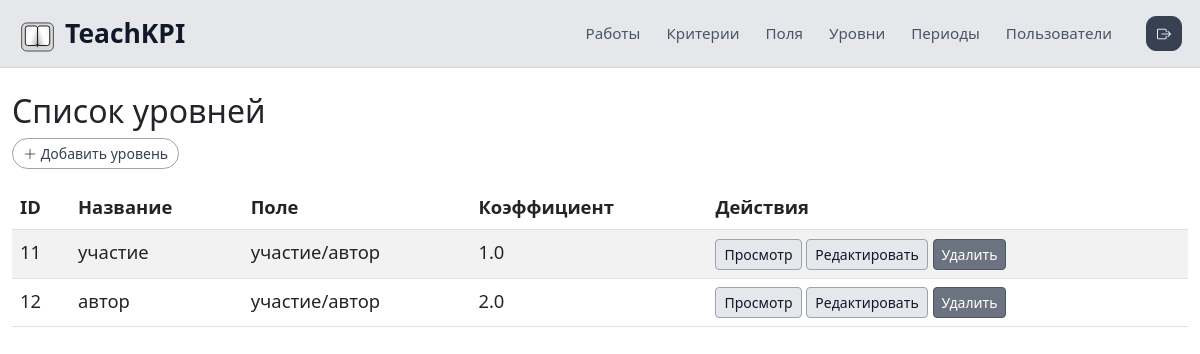
Page /dashboard/levels/ (signed in) on the committed database.
### main/models.py (models this page shows, shortened)
class Level(models.Model):
    id = models.AutoField(primary_key=True, db_column='ID')
    caption = models.CharField(max_length=255, db_column='Caption')
    field = models.ForeignKey(
        Field,
        on_delete=models.CASCADE,
        db_column='FieldsID',
        related_name='levels'
    )
    ratio = models.FloatField(db_column='Ratio')
    class Meta:
        db_table = 'Levels'

class Field(models.Model):
    class TypeChoices(models.TextChoices):
        TEXT = 'text', 'текст'
        CHOOSER = 'chooser', 'выбиралка'
        PHOTO = 'photo', 'фото'
    id = models.AutoField(primary_key=True, db_column='ID')
    caption = models.CharField(max_length=255, db_column='Caption')
    criterion = models.ForeignKey(
        Criterion,
        on_delete=models.CASCADE,
        db_column='criterionsID',
        related_name='fields'
    )
    type = models.CharField(
        max_length=20,
        choices=TypeChoices.choices,
        default=TypeChoices.TEXT,
        db_column='Type'
    )
    class Meta:
        db_table = 'Fields'

### main/views.py (the view)
# urls.py: path('levels/', views.LevelListView.as_view(), name='level_list'),
class LevelListView(AdminRequiredMixin, ListView):
    model = Level
    template_name = 'main/level/level_list.html'
    context_object_name = 'levels'

### main/views.py (called while the page is built)
def is_admin(user):
    return user.is_authenticated and user.role == 'admin'

    @method_decorator(user_passes_test(is_admin))
    def dispatch(self, *args, **kwargs):
        return super().dispatch(*args, **kwargs)

### main/templates/main/level/level_list.html
{% extends 'main/base_dashboard.html' %}
{% block content %}
<h2>Список уровней</h2>
<a href="{% url 'level_create' %}" class="btn btn-sm btn-icon-outline mb-3">
    <i class="bi bi-plus-lg"></i> Добавить уровень
</a>
<table class="table table-striped">
    <thead>
        <tr>
            <th>ID</th>
            <th>Название</th>
            <th>Поле</th>
            <th>Коэффициент</th>
            <th>Действия</th>
        </tr>
    </thead>
    <tbody>
        {% for level in levels %}
        <tr>
            <td>{{ level.id }}</td>
            <td>{{ level.caption }}</td>
            <td>{{ level.field.caption }}</td>
            <td>{{ level.ratio }}</td>
            <td>
                <a href="{% url 'level_detail' level.pk %}" class="btn btn-sm btn-info">Просмотр</a>
                <a href="{% url 'level_update' level.pk %}" class="btn btn-sm btn-warning">Редактировать</a>
                <a href="{% url 'level_delete' level.pk %}" class="btn btn-sm btn-danger">Удалить</a>
            </td>
        </tr>
        {% empty %}
        <tr>
            <td colspan="5">Нет уровней</td>
        </tr>
        {% endfor %}
    </tbody>
</table>
{% endblock %}

### main/templates/main/base_dashboard.html (style rules this page uses)
body { font-size: 1.15rem; }
.admin-main .btn-icon-outline { border-radius: 999px; padding-inline: 10px; border-color: #9ca3af; color: #374151; background-color: transparent; }
.admin-main .btn-primary, .admin-main .btn-success, .admin-main .btn-info, .admin-main .btn-warning { background-color: #e5e7eb; border-color: #9ca3af; color: #111827; }
.admin-main .btn-danger { background-color: #6b7280; border-color: #4b5563; color: #ffffff; }

### rows in the picture
Level: id "11", caption "участие", field.caption "участие/автор", ratio "1.0"
Level: id "12", caption "автор", field.caption "участие/автор", ratio "2.0"
